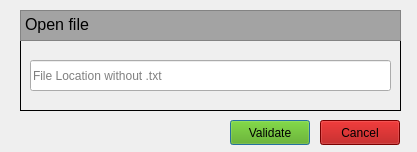
<?xml version="1.0" encoding="UTF-8"?>
<ui version="4.0">
 <class>loadwindow</class>
 <widget class="QDialog" name="loadwindow">
  <property name="geometry">
   <rect>
    <x>0</x>
    <y>0</y>
    <width>417</width>
    <height>152</height>
   </rect>
  </property>
  <property name="minimumSize">
   <size>
    <width>417</width>
    <height>152</height>
   </size>
  </property>
  <property name="maximumSize">
   <size>
    <width>417</width>
    <height>152</height>
   </size>
  </property>
  <property name="windowTitle">
   <string>Load file</string>
  </property>
  <property name="whatsThis">
   <string>&lt;html&gt;&lt;head/&gt;&lt;body&gt;&lt;p&gt;Here, you have to enter the location of the file that you want load.&lt;/p&gt;&lt;p&gt;&lt;a name=&quot;gen-h1-1-00000001&quot;/&gt;&lt;span style=&quot; font-family:'Source Sans Pro','Roboto','San Francisco','Segoe UI','sans-serif'; font-size:14pt; color:#373637;&quot;&gt;⚠&lt;/span&gt;&lt;a name=&quot;gen-h1-1-00000001&quot;/&gt;&lt;span style=&quot; font-family:'Source Sans Pro','Roboto','San Francisco','Segoe UI','sans-serif'; font-size:9pt; color:#ffffff;&quot;&gt;The file extention must be .txt&lt;/span&gt;&lt;/p&gt;&lt;/body&gt;&lt;/html&gt;</string>
  </property>
  <widget class="QFrame" name="frame">
   <property name="geometry">
    <rect>
     <x>20</x>
     <y>10</y>
     <width>381</width>
     <height>101</height>
    </rect>
   </property>
   <property name="frameShape">
    <enum>QFrame::Box</enum>
   </property>
   <property name="frameShadow">
    <enum>QFrame::Plain</enum>
   </property>
   <widget class="QLineEdit" name="LineEdit_location">
    <property name="geometry">
     <rect>
      <x>10</x>
      <y>50</y>
      <width>361</width>
      <height>31</height>
     </rect>
    </property>
    <property name="text">
     <string/>
    </property>
    <property name="dragEnabled">
     <bool>true</bool>
    </property>
    <property name="placeholderText">
     <string>File Location without .txt</string>
    </property>
    <property name="clearButtonEnabled">
     <bool>false</bool>
    </property>
   </widget>
   <widget class="QTextBrowser" name="textBrowser">
    <property name="geometry">
     <rect>
      <x>0</x>
      <y>0</y>
      <width>381</width>
      <height>31</height>
     </rect>
    </property>
    <property name="palette">
     <palette>
      <active>
       <colorrole role="WindowText">
        <brush brushstyle="SolidPattern">
         <color alpha="255">
          <red>0</red>
          <green>0</green>
          <blue>0</blue>
         </color>
        </brush>
       </colorrole>
       <colorrole role="Button">
        <brush brushstyle="SolidPattern">
         <color alpha="255">
          <red>170</red>
          <green>170</green>
          <blue>170</blue>
         </color>
        </brush>
       </colorrole>
       <colorrole role="Light">
        <brush brushstyle="SolidPattern">
         <color alpha="255">
          <red>255</red>
          <green>255</green>
          <blue>255</blue>
         </color>
        </brush>
       </colorrole>
       <colorrole role="Midlight">
        <brush brushstyle="SolidPattern">
         <color alpha="255">
          <red>212</red>
          <green>212</green>
          <blue>212</blue>
         </color>
        </brush>
       </colorrole>
       <colorrole role="Dark">
        <brush brushstyle="SolidPattern">
         <color alpha="255">
          <red>85</red>
          <green>85</green>
          <blue>85</blue>
         </color>
        </brush>
       </colorrole>
       <colorrole role="Mid">
        <brush brushstyle="SolidPattern">
         <color alpha="255">
          <red>113</red>
          <green>113</green>
          <blue>113</blue>
         </color>
        </brush>
       </colorrole>
       <colorrole role="Text">
        <brush brushstyle="SolidPattern">
         <color alpha="255">
          <red>0</red>
          <green>0</green>
          <blue>0</blue>
         </color>
        </brush>
       </colorrole>
       <colorrole role="BrightText">
        <brush brushstyle="SolidPattern">
         <color alpha="255">
          <red>255</red>
          <green>255</green>
          <blue>255</blue>
         </color>
        </brush>
       </colorrole>
       <colorrole role="ButtonText">
        <brush brushstyle="SolidPattern">
         <color alpha="255">
          <red>0</red>
          <green>0</green>
          <blue>0</blue>
         </color>
        </brush>
       </colorrole>
       <colorrole role="Base">
        <brush brushstyle="SolidPattern">
         <color alpha="255">
          <red>163</red>
          <green>163</green>
          <blue>163</blue>
         </color>
        </brush>
       </colorrole>
       <colorrole role="Window">
        <brush brushstyle="SolidPattern">
         <color alpha="255">
          <red>170</red>
          <green>170</green>
          <blue>170</blue>
         </color>
        </brush>
       </colorrole>
       <colorrole role="Shadow">
        <brush brushstyle="SolidPattern">
         <color alpha="255">
          <red>0</red>
          <green>0</green>
          <blue>0</blue>
         </color>
        </brush>
       </colorrole>
       <colorrole role="AlternateBase">
        <brush brushstyle="SolidPattern">
         <color alpha="255">
          <red>212</red>
          <green>212</green>
          <blue>212</blue>
         </color>
        </brush>
       </colorrole>
       <colorrole role="ToolTipBase">
        <brush brushstyle="SolidPattern">
         <color alpha="255">
          <red>255</red>
          <green>255</green>
          <blue>220</blue>
         </color>
        </brush>
       </colorrole>
       <colorrole role="ToolTipText">
        <brush brushstyle="SolidPattern">
         <color alpha="255">
          <red>0</red>
          <green>0</green>
          <blue>0</blue>
         </color>
        </brush>
       </colorrole>
       <colorrole role="PlaceholderText">
        <brush brushstyle="SolidPattern">
         <color alpha="128">
          <red>0</red>
          <green>0</green>
          <blue>0</blue>
         </color>
        </brush>
       </colorrole>
      </active>
      <inactive>
       <colorrole role="WindowText">
        <brush brushstyle="SolidPattern">
         <color alpha="255">
          <red>0</red>
          <green>0</green>
          <blue>0</blue>
         </color>
        </brush>
       </colorrole>
       <colorrole role="Button">
        <brush brushstyle="SolidPattern">
         <color alpha="255">
          <red>170</red>
          <green>170</green>
          <blue>170</blue>
         </color>
        </brush>
       </colorrole>
       <colorrole role="Light">
        <brush brushstyle="SolidPattern">
         <color alpha="255">
          <red>255</red>
          <green>255</green>
          <blue>255</blue>
         </color>
        </brush>
       </colorrole>
       <colorrole role="Midlight">
        <brush brushstyle="SolidPattern">
         <color alpha="255">
          <red>212</red>
          <green>212</green>
          <blue>212</blue>
         </color>
        </brush>
       </colorrole>
       <colorrole role="Dark">
        <brush brushstyle="SolidPattern">
         <color alpha="255">
          <red>85</red>
          <green>85</green>
          <blue>85</blue>
         </color>
        </brush>
       </colorrole>
       <colorrole role="Mid">
        <brush brushstyle="SolidPattern">
         <color alpha="255">
          <red>113</red>
          <green>113</green>
          <blue>113</blue>
         </color>
        </brush>
       </colorrole>
       <colorrole role="Text">
        <brush brushstyle="SolidPattern">
         <color alpha="255">
          <red>0</red>
          <green>0</green>
          <blue>0</blue>
         </color>
        </brush>
       </colorrole>
       <colorrole role="BrightText">
        <brush brushstyle="SolidPattern">
         <color alpha="255">
          <red>255</red>
          <green>255</green>
          <blue>255</blue>
         </color>
        </brush>
       </colorrole>
       <colorrole role="ButtonText">
        <brush brushstyle="SolidPattern">
         <color alpha="255">
          <red>0</red>
          <green>0</green>
          <blue>0</blue>
         </color>
        </brush>
       </colorrole>
       <colorrole role="Base">
        <brush brushstyle="SolidPattern">
         <color alpha="255">
          <red>163</red>
          <green>163</green>
          <blue>163</blue>
         </color>
        </brush>
       </colorrole>
       <colorrole role="Window">
        <brush brushstyle="SolidPattern">
         <color alpha="255">
          <red>170</red>
          <green>170</green>
          <blue>170</blue>
         </color>
        </brush>
       </colorrole>
       <colorrole role="Shadow">
        <brush brushstyle="SolidPattern">
         <color alpha="255">
          <red>0</red>
          <green>0</green>
          <blue>0</blue>
         </color>
        </brush>
       </colorrole>
       <colorrole role="AlternateBase">
        <brush brushstyle="SolidPattern">
         <color alpha="255">
          <red>212</red>
          <green>212</green>
          <blue>212</blue>
         </color>
        </brush>
       </colorrole>
       <colorrole role="ToolTipBase">
        <brush brushstyle="SolidPattern">
         <color alpha="255">
          <red>255</red>
          <green>255</green>
          <blue>220</blue>
         </color>
        </brush>
       </colorrole>
       <colorrole role="ToolTipText">
        <brush brushstyle="SolidPattern">
         <color alpha="255">
          <red>0</red>
          <green>0</green>
          <blue>0</blue>
         </color>
        </brush>
       </colorrole>
       <colorrole role="PlaceholderText">
        <brush brushstyle="SolidPattern">
         <color alpha="128">
          <red>0</red>
          <green>0</green>
          <blue>0</blue>
         </color>
        </brush>
       </colorrole>
      </inactive>
      <disabled>
       <colorrole role="WindowText">
        <brush brushstyle="SolidPattern">
         <color alpha="255">
          <red>85</red>
          <green>85</green>
          <blue>85</blue>
         </color>
        </brush>
       </colorrole>
       <colorrole role="Button">
        <brush brushstyle="SolidPattern">
         <color alpha="255">
          <red>170</red>
          <green>170</green>
          <blue>170</blue>
         </color>
        </brush>
       </colorrole>
       <colorrole role="Light">
        <brush brushstyle="SolidPattern">
         <color alpha="255">
          <red>255</red>
          <green>255</green>
          <blue>255</blue>
         </color>
        </brush>
       </colorrole>
       <colorrole role="Midlight">
        <brush brushstyle="SolidPattern">
         <color alpha="255">
          <red>212</red>
          <green>212</green>
          <blue>212</blue>
         </color>
        </brush>
       </colorrole>
       <colorrole role="Dark">
        <brush brushstyle="SolidPattern">
         <color alpha="255">
          <red>85</red>
          <green>85</green>
          <blue>85</blue>
         </color>
        </brush>
       </colorrole>
       <colorrole role="Mid">
        <brush brushstyle="SolidPattern">
         <color alpha="255">
          <red>113</red>
          <green>113</green>
          <blue>113</blue>
         </color>
        </brush>
       </colorrole>
       <colorrole role="Text">
        <brush brushstyle="SolidPattern">
         <color alpha="255">
          <red>85</red>
          <green>85</green>
          <blue>85</blue>
         </color>
        </brush>
       </colorrole>
       <colorrole role="BrightText">
        <brush brushstyle="SolidPattern">
         <color alpha="255">
          <red>255</red>
          <green>255</green>
          <blue>255</blue>
         </color>
        </brush>
       </colorrole>
       <colorrole role="ButtonText">
        <brush brushstyle="SolidPattern">
         <color alpha="255">
          <red>85</red>
          <green>85</green>
          <blue>85</blue>
         </color>
        </brush>
       </colorrole>
       <colorrole role="Base">
        <brush brushstyle="SolidPattern">
         <color alpha="255">
          <red>170</red>
          <green>170</green>
          <blue>170</blue>
         </color>
        </brush>
       </colorrole>
       <colorrole role="Window">
        <brush brushstyle="SolidPattern">
         <color alpha="255">
          <red>170</red>
          <green>170</green>
          <blue>170</blue>
         </color>
        </brush>
       </colorrole>
       <colorrole role="Shadow">
        <brush brushstyle="SolidPattern">
         <color alpha="255">
          <red>0</red>
          <green>0</green>
          <blue>0</blue>
         </color>
        </brush>
       </colorrole>
       <colorrole role="AlternateBase">
        <brush brushstyle="SolidPattern">
         <color alpha="255">
          <red>170</red>
          <green>170</green>
          <blue>170</blue>
         </color>
        </brush>
       </colorrole>
       <colorrole role="ToolTipBase">
        <brush brushstyle="SolidPattern">
         <color alpha="255">
          <red>255</red>
          <green>255</green>
          <blue>220</blue>
         </color>
        </brush>
       </colorrole>
       <colorrole role="ToolTipText">
        <brush brushstyle="SolidPattern">
         <color alpha="255">
          <red>0</red>
          <green>0</green>
          <blue>0</blue>
         </color>
        </brush>
       </colorrole>
       <colorrole role="PlaceholderText">
        <brush brushstyle="SolidPattern">
         <color alpha="128">
          <red>0</red>
          <green>0</green>
          <blue>0</blue>
         </color>
        </brush>
       </colorrole>
      </disabled>
     </palette>
    </property>
    <property name="verticalScrollBarPolicy">
     <enum>Qt::ScrollBarAlwaysOff</enum>
    </property>
    <property name="html">
     <string>&lt;!DOCTYPE HTML PUBLIC &quot;-//W3C//DTD HTML 4.0//EN&quot; &quot;http://www.w3.org/TR/REC-html40/strict.dtd&quot;&gt;
&lt;html&gt;&lt;head&gt;&lt;meta name=&quot;qrichtext&quot; content=&quot;1&quot; /&gt;&lt;style type=&quot;text/css&quot;&gt;
p, li { white-space: pre-wrap; }
&lt;/style&gt;&lt;/head&gt;&lt;body style=&quot; font-family:'MS Shell Dlg 2'; font-size:7.8pt; font-weight:400; font-style:normal;&quot;&gt;
&lt;p style=&quot; margin-top:0px; margin-bottom:0px; margin-left:0px; margin-right:0px; -qt-block-indent:0; text-indent:0px;&quot;&gt;&lt;span style=&quot; font-size:12pt;&quot;&gt;Open file&lt;/span&gt;&lt;/p&gt;
&lt;p style=&quot;-qt-paragraph-type:empty; margin-top:0px; margin-bottom:0px; margin-left:0px; margin-right:0px; -qt-block-indent:0; text-indent:0px; font-size:12pt;&quot;&gt;&lt;br /&gt;&lt;/p&gt;&lt;/body&gt;&lt;/html&gt;</string>
    </property>
   </widget>
  </widget>
  <widget class="QPushButton" name="PushButton_valide">
   <property name="geometry">
    <rect>
     <x>230</x>
     <y>120</y>
     <width>80</width>
     <height>25</height>
    </rect>
   </property>
   <property name="palette">
    <palette>
     <active>
      <colorrole role="WindowText">
       <brush brushstyle="SolidPattern">
        <color alpha="255">
         <red>0</red>
         <green>0</green>
         <blue>0</blue>
        </color>
       </brush>
      </colorrole>
      <colorrole role="Button">
       <brush brushstyle="SolidPattern">
        <color alpha="255">
         <red>85</red>
         <green>170</green>
         <blue>0</blue>
        </color>
       </brush>
      </colorrole>
      <colorrole role="Light">
       <brush brushstyle="SolidPattern">
        <color alpha="255">
         <red>128</red>
         <green>255</green>
         <blue>0</blue>
        </color>
       </brush>
      </colorrole>
      <colorrole role="Midlight">
       <brush brushstyle="SolidPattern">
        <color alpha="255">
         <red>106</red>
         <green>212</green>
         <blue>0</blue>
        </color>
       </brush>
      </colorrole>
      <colorrole role="Dark">
       <brush brushstyle="SolidPattern">
        <color alpha="255">
         <red>43</red>
         <green>85</green>
         <blue>0</blue>
        </color>
       </brush>
      </colorrole>
      <colorrole role="Mid">
       <brush brushstyle="SolidPattern">
        <color alpha="255">
         <red>57</red>
         <green>113</green>
         <blue>0</blue>
        </color>
       </brush>
      </colorrole>
      <colorrole role="Text">
       <brush brushstyle="SolidPattern">
        <color alpha="255">
         <red>0</red>
         <green>0</green>
         <blue>0</blue>
        </color>
       </brush>
      </colorrole>
      <colorrole role="BrightText">
       <brush brushstyle="SolidPattern">
        <color alpha="255">
         <red>255</red>
         <green>255</green>
         <blue>255</blue>
        </color>
       </brush>
      </colorrole>
      <colorrole role="ButtonText">
       <brush brushstyle="SolidPattern">
        <color alpha="255">
         <red>0</red>
         <green>0</green>
         <blue>0</blue>
        </color>
       </brush>
      </colorrole>
      <colorrole role="Base">
       <brush brushstyle="SolidPattern">
        <color alpha="255">
         <red>255</red>
         <green>255</green>
         <blue>255</blue>
        </color>
       </brush>
      </colorrole>
      <colorrole role="Window">
       <brush brushstyle="SolidPattern">
        <color alpha="255">
         <red>85</red>
         <green>170</green>
         <blue>0</blue>
        </color>
       </brush>
      </colorrole>
      <colorrole role="Shadow">
       <brush brushstyle="SolidPattern">
        <color alpha="255">
         <red>0</red>
         <green>0</green>
         <blue>0</blue>
        </color>
       </brush>
      </colorrole>
      <colorrole role="AlternateBase">
       <brush brushstyle="SolidPattern">
        <color alpha="255">
         <red>170</red>
         <green>212</green>
         <blue>127</blue>
        </color>
       </brush>
      </colorrole>
      <colorrole role="ToolTipBase">
       <brush brushstyle="SolidPattern">
        <color alpha="255">
         <red>255</red>
         <green>255</green>
         <blue>220</blue>
        </color>
       </brush>
      </colorrole>
      <colorrole role="ToolTipText">
       <brush brushstyle="SolidPattern">
        <color alpha="255">
         <red>0</red>
         <green>0</green>
         <blue>0</blue>
        </color>
       </brush>
      </colorrole>
      <colorrole role="PlaceholderText">
       <brush brushstyle="SolidPattern">
        <color alpha="128">
         <red>0</red>
         <green>0</green>
         <blue>0</blue>
        </color>
       </brush>
      </colorrole>
     </active>
     <inactive>
      <colorrole role="WindowText">
       <brush brushstyle="SolidPattern">
        <color alpha="255">
         <red>0</red>
         <green>0</green>
         <blue>0</blue>
        </color>
       </brush>
      </colorrole>
      <colorrole role="Button">
       <brush brushstyle="SolidPattern">
        <color alpha="255">
         <red>85</red>
         <green>170</green>
         <blue>0</blue>
        </color>
       </brush>
      </colorrole>
      <colorrole role="Light">
       <brush brushstyle="SolidPattern">
        <color alpha="255">
         <red>128</red>
         <green>255</green>
         <blue>0</blue>
        </color>
       </brush>
      </colorrole>
      <colorrole role="Midlight">
       <brush brushstyle="SolidPattern">
        <color alpha="255">
         <red>106</red>
         <green>212</green>
         <blue>0</blue>
        </color>
       </brush>
      </colorrole>
      <colorrole role="Dark">
       <brush brushstyle="SolidPattern">
        <color alpha="255">
         <red>43</red>
         <green>85</green>
         <blue>0</blue>
        </color>
       </brush>
      </colorrole>
      <colorrole role="Mid">
       <brush brushstyle="SolidPattern">
        <color alpha="255">
         <red>57</red>
         <green>113</green>
         <blue>0</blue>
        </color>
       </brush>
      </colorrole>
      <colorrole role="Text">
       <brush brushstyle="SolidPattern">
        <color alpha="255">
         <red>0</red>
         <green>0</green>
         <blue>0</blue>
        </color>
       </brush>
      </colorrole>
      <colorrole role="BrightText">
       <brush brushstyle="SolidPattern">
        <color alpha="255">
         <red>255</red>
         <green>255</green>
         <blue>255</blue>
        </color>
       </brush>
      </colorrole>
      <colorrole role="ButtonText">
       <brush brushstyle="SolidPattern">
        <color alpha="255">
         <red>0</red>
         <green>0</green>
         <blue>0</blue>
        </color>
       </brush>
      </colorrole>
      <colorrole role="Base">
       <brush brushstyle="SolidPattern">
        <color alpha="255">
         <red>255</red>
         <green>255</green>
         <blue>255</blue>
        </color>
       </brush>
      </colorrole>
      <colorrole role="Window">
       <brush brushstyle="SolidPattern">
        <color alpha="255">
         <red>85</red>
         <green>170</green>
         <blue>0</blue>
        </color>
       </brush>
      </colorrole>
      <colorrole role="Shadow">
       <brush brushstyle="SolidPattern">
        <color alpha="255">
         <red>0</red>
         <green>0</green>
         <blue>0</blue>
        </color>
       </brush>
      </colorrole>
      <colorrole role="AlternateBase">
       <brush brushstyle="SolidPattern">
        <color alpha="255">
         <red>170</red>
         <green>212</green>
         <blue>127</blue>
        </color>
       </brush>
      </colorrole>
      <colorrole role="ToolTipBase">
       <brush brushstyle="SolidPattern">
        <color alpha="255">
         <red>255</red>
         <green>255</green>
         <blue>220</blue>
        </color>
       </brush>
      </colorrole>
      <colorrole role="ToolTipText">
       <brush brushstyle="SolidPattern">
        <color alpha="255">
         <red>0</red>
         <green>0</green>
         <blue>0</blue>
        </color>
       </brush>
      </colorrole>
      <colorrole role="PlaceholderText">
       <brush brushstyle="SolidPattern">
        <color alpha="128">
         <red>0</red>
         <green>0</green>
         <blue>0</blue>
        </color>
       </brush>
      </colorrole>
     </inactive>
     <disabled>
      <colorrole role="WindowText">
       <brush brushstyle="SolidPattern">
        <color alpha="255">
         <red>43</red>
         <green>85</green>
         <blue>0</blue>
        </color>
       </brush>
      </colorrole>
      <colorrole role="Button">
       <brush brushstyle="SolidPattern">
        <color alpha="255">
         <red>85</red>
         <green>170</green>
         <blue>0</blue>
        </color>
       </brush>
      </colorrole>
      <colorrole role="Light">
       <brush brushstyle="SolidPattern">
        <color alpha="255">
         <red>128</red>
         <green>255</green>
         <blue>0</blue>
        </color>
       </brush>
      </colorrole>
      <colorrole role="Midlight">
       <brush brushstyle="SolidPattern">
        <color alpha="255">
         <red>106</red>
         <green>212</green>
         <blue>0</blue>
        </color>
       </brush>
      </colorrole>
      <colorrole role="Dark">
       <brush brushstyle="SolidPattern">
        <color alpha="255">
         <red>43</red>
         <green>85</green>
         <blue>0</blue>
        </color>
       </brush>
      </colorrole>
      <colorrole role="Mid">
       <brush brushstyle="SolidPattern">
        <color alpha="255">
         <red>57</red>
         <green>113</green>
         <blue>0</blue>
        </color>
       </brush>
      </colorrole>
      <colorrole role="Text">
       <brush brushstyle="SolidPattern">
        <color alpha="255">
         <red>43</red>
         <green>85</green>
         <blue>0</blue>
        </color>
       </brush>
      </colorrole>
      <colorrole role="BrightText">
       <brush brushstyle="SolidPattern">
        <color alpha="255">
         <red>255</red>
         <green>255</green>
         <blue>255</blue>
        </color>
       </brush>
      </colorrole>
      <colorrole role="ButtonText">
       <brush brushstyle="SolidPattern">
        <color alpha="255">
         <red>43</red>
         <green>85</green>
         <blue>0</blue>
        </color>
       </brush>
      </colorrole>
      <colorrole role="Base">
       <brush brushstyle="SolidPattern">
        <color alpha="255">
         <red>85</red>
         <green>170</green>
         <blue>0</blue>
        </color>
       </brush>
      </colorrole>
      <colorrole role="Window">
       <brush brushstyle="SolidPattern">
        <color alpha="255">
         <red>85</red>
         <green>170</green>
         <blue>0</blue>
        </color>
       </brush>
      </colorrole>
      <colorrole role="Shadow">
       <brush brushstyle="SolidPattern">
        <color alpha="255">
         <red>0</red>
         <green>0</green>
         <blue>0</blue>
        </color>
       </brush>
      </colorrole>
      <colorrole role="AlternateBase">
       <brush brushstyle="SolidPattern">
        <color alpha="255">
         <red>85</red>
         <green>170</green>
         <blue>0</blue>
        </color>
       </brush>
      </colorrole>
      <colorrole role="ToolTipBase">
       <brush brushstyle="SolidPattern">
        <color alpha="255">
         <red>255</red>
         <green>255</green>
         <blue>220</blue>
        </color>
       </brush>
      </colorrole>
      <colorrole role="ToolTipText">
       <brush brushstyle="SolidPattern">
        <color alpha="255">
         <red>0</red>
         <green>0</green>
         <blue>0</blue>
        </color>
       </brush>
      </colorrole>
      <colorrole role="PlaceholderText">
       <brush brushstyle="SolidPattern">
        <color alpha="128">
         <red>0</red>
         <green>0</green>
         <blue>0</blue>
        </color>
       </brush>
      </colorrole>
     </disabled>
    </palette>
   </property>
   <property name="font">
    <font>
     <weight>50</weight>
     <bold>false</bold>
    </font>
   </property>
   <property name="autoFillBackground">
    <bool>false</bool>
   </property>
   <property name="text">
    <string>Validate</string>
   </property>
   <property name="autoDefault">
    <bool>true</bool>
   </property>
   <property name="default">
    <bool>false</bool>
   </property>
   <property name="flat">
    <bool>false</bool>
   </property>
  </widget>
  <widget class="QPushButton" name="Button_cancel">
   <property name="geometry">
    <rect>
     <x>320</x>
     <y>120</y>
     <width>80</width>
     <height>25</height>
    </rect>
   </property>
   <property name="palette">
    <palette>
     <active>
      <colorrole role="WindowText">
       <brush brushstyle="SolidPattern">
        <color alpha="255">
         <red>0</red>
         <green>0</green>
         <blue>0</blue>
        </color>
       </brush>
      </colorrole>
      <colorrole role="Button">
       <brush brushstyle="SolidPattern">
        <color alpha="255">
         <red>170</red>
         <green>0</green>
         <blue>0</blue>
        </color>
       </brush>
      </colorrole>
      <colorrole role="Light">
       <brush brushstyle="SolidPattern">
        <color alpha="255">
         <red>255</red>
         <green>0</green>
         <blue>0</blue>
        </color>
       </brush>
      </colorrole>
      <colorrole role="Midlight">
       <brush brushstyle="SolidPattern">
        <color alpha="255">
         <red>212</red>
         <green>0</green>
         <blue>0</blue>
        </color>
       </brush>
      </colorrole>
      <colorrole role="Dark">
       <brush brushstyle="SolidPattern">
        <color alpha="255">
         <red>85</red>
         <green>0</green>
         <blue>0</blue>
        </color>
       </brush>
      </colorrole>
      <colorrole role="Mid">
       <brush brushstyle="SolidPattern">
        <color alpha="255">
         <red>113</red>
         <green>0</green>
         <blue>0</blue>
        </color>
       </brush>
      </colorrole>
      <colorrole role="Text">
       <brush brushstyle="SolidPattern">
        <color alpha="255">
         <red>0</red>
         <green>0</green>
         <blue>0</blue>
        </color>
       </brush>
      </colorrole>
      <colorrole role="BrightText">
       <brush brushstyle="SolidPattern">
        <color alpha="255">
         <red>255</red>
         <green>255</green>
         <blue>255</blue>
        </color>
       </brush>
      </colorrole>
      <colorrole role="ButtonText">
       <brush brushstyle="SolidPattern">
        <color alpha="255">
         <red>0</red>
         <green>0</green>
         <blue>0</blue>
        </color>
       </brush>
      </colorrole>
      <colorrole role="Base">
       <brush brushstyle="SolidPattern">
        <color alpha="255">
         <red>255</red>
         <green>255</green>
         <blue>255</blue>
        </color>
       </brush>
      </colorrole>
      <colorrole role="Window">
       <brush brushstyle="SolidPattern">
        <color alpha="255">
         <red>170</red>
         <green>0</green>
         <blue>0</blue>
        </color>
       </brush>
      </colorrole>
      <colorrole role="Shadow">
       <brush brushstyle="SolidPattern">
        <color alpha="255">
         <red>0</red>
         <green>0</green>
         <blue>0</blue>
        </color>
       </brush>
      </colorrole>
      <colorrole role="AlternateBase">
       <brush brushstyle="SolidPattern">
        <color alpha="255">
         <red>212</red>
         <green>127</green>
         <blue>127</blue>
        </color>
       </brush>
      </colorrole>
      <colorrole role="ToolTipBase">
       <brush brushstyle="SolidPattern">
        <color alpha="255">
         <red>255</red>
         <green>255</green>
         <blue>220</blue>
        </color>
       </brush>
      </colorrole>
      <colorrole role="ToolTipText">
       <brush brushstyle="SolidPattern">
        <color alpha="255">
         <red>0</red>
         <green>0</green>
         <blue>0</blue>
        </color>
       </brush>
      </colorrole>
      <colorrole role="PlaceholderText">
       <brush brushstyle="SolidPattern">
        <color alpha="128">
         <red>0</red>
         <green>0</green>
         <blue>0</blue>
        </color>
       </brush>
      </colorrole>
     </active>
     <inactive>
      <colorrole role="WindowText">
       <brush brushstyle="SolidPattern">
        <color alpha="255">
         <red>0</red>
         <green>0</green>
         <blue>0</blue>
        </color>
       </brush>
      </colorrole>
      <colorrole role="Button">
       <brush brushstyle="SolidPattern">
        <color alpha="255">
         <red>170</red>
         <green>0</green>
         <blue>0</blue>
        </color>
       </brush>
      </colorrole>
      <colorrole role="Light">
       <brush brushstyle="SolidPattern">
        <color alpha="255">
         <red>255</red>
         <green>0</green>
         <blue>0</blue>
        </color>
       </brush>
      </colorrole>
      <colorrole role="Midlight">
       <brush brushstyle="SolidPattern">
        <color alpha="255">
         <red>212</red>
         <green>0</green>
         <blue>0</blue>
        </color>
       </brush>
      </colorrole>
      <colorrole role="Dark">
       <brush brushstyle="SolidPattern">
        <color alpha="255">
         <red>85</red>
         <green>0</green>
         <blue>0</blue>
        </color>
       </brush>
      </colorrole>
      <colorrole role="Mid">
       <brush brushstyle="SolidPattern">
        <color alpha="255">
         <red>113</red>
         <green>0</green>
         <blue>0</blue>
        </color>
       </brush>
      </colorrole>
      <colorrole role="Text">
       <brush brushstyle="SolidPattern">
        <color alpha="255">
         <red>0</red>
         <green>0</green>
         <blue>0</blue>
        </color>
       </brush>
      </colorrole>
      <colorrole role="BrightText">
       <brush brushstyle="SolidPattern">
        <color alpha="255">
         <red>255</red>
         <green>255</green>
         <blue>255</blue>
        </color>
       </brush>
      </colorrole>
      <colorrole role="ButtonText">
       <brush brushstyle="SolidPattern">
        <color alpha="255">
         <red>0</red>
         <green>0</green>
         <blue>0</blue>
        </color>
       </brush>
      </colorrole>
      <colorrole role="Base">
       <brush brushstyle="SolidPattern">
        <color alpha="255">
         <red>255</red>
         <green>255</green>
         <blue>255</blue>
        </color>
       </brush>
      </colorrole>
      <colorrole role="Window">
       <brush brushstyle="SolidPattern">
        <color alpha="255">
         <red>170</red>
         <green>0</green>
         <blue>0</blue>
        </color>
       </brush>
      </colorrole>
      <colorrole role="Shadow">
       <brush brushstyle="SolidPattern">
        <color alpha="255">
         <red>0</red>
         <green>0</green>
         <blue>0</blue>
        </color>
       </brush>
      </colorrole>
      <colorrole role="AlternateBase">
       <brush brushstyle="SolidPattern">
        <color alpha="255">
         <red>212</red>
         <green>127</green>
         <blue>127</blue>
        </color>
       </brush>
      </colorrole>
      <colorrole role="ToolTipBase">
       <brush brushstyle="SolidPattern">
        <color alpha="255">
         <red>255</red>
         <green>255</green>
         <blue>220</blue>
        </color>
       </brush>
      </colorrole>
      <colorrole role="ToolTipText">
       <brush brushstyle="SolidPattern">
        <color alpha="255">
         <red>0</red>
         <green>0</green>
         <blue>0</blue>
        </color>
       </brush>
      </colorrole>
      <colorrole role="PlaceholderText">
       <brush brushstyle="SolidPattern">
        <color alpha="128">
         <red>0</red>
         <green>0</green>
         <blue>0</blue>
        </color>
       </brush>
      </colorrole>
     </inactive>
     <disabled>
      <colorrole role="WindowText">
       <brush brushstyle="SolidPattern">
        <color alpha="255">
         <red>85</red>
         <green>0</green>
         <blue>0</blue>
        </color>
       </brush>
      </colorrole>
      <colorrole role="Button">
       <brush brushstyle="SolidPattern">
        <color alpha="255">
         <red>170</red>
         <green>0</green>
         <blue>0</blue>
        </color>
       </brush>
      </colorrole>
      <colorrole role="Light">
       <brush brushstyle="SolidPattern">
        <color alpha="255">
         <red>255</red>
         <green>0</green>
         <blue>0</blue>
        </color>
       </brush>
      </colorrole>
      <colorrole role="Midlight">
       <brush brushstyle="SolidPattern">
        <color alpha="255">
         <red>212</red>
         <green>0</green>
         <blue>0</blue>
        </color>
       </brush>
      </colorrole>
      <colorrole role="Dark">
       <brush brushstyle="SolidPattern">
        <color alpha="255">
         <red>85</red>
         <green>0</green>
         <blue>0</blue>
        </color>
       </brush>
      </colorrole>
      <colorrole role="Mid">
       <brush brushstyle="SolidPattern">
        <color alpha="255">
         <red>113</red>
         <green>0</green>
         <blue>0</blue>
        </color>
       </brush>
      </colorrole>
      <colorrole role="Text">
       <brush brushstyle="SolidPattern">
        <color alpha="255">
         <red>85</red>
         <green>0</green>
         <blue>0</blue>
        </color>
       </brush>
      </colorrole>
      <colorrole role="BrightText">
       <brush brushstyle="SolidPattern">
        <color alpha="255">
         <red>255</red>
         <green>255</green>
         <blue>255</blue>
        </color>
       </brush>
      </colorrole>
      <colorrole role="ButtonText">
       <brush brushstyle="SolidPattern">
        <color alpha="255">
         <red>85</red>
         <green>0</green>
         <blue>0</blue>
        </color>
       </brush>
      </colorrole>
      <colorrole role="Base">
       <brush brushstyle="SolidPattern">
        <color alpha="255">
         <red>170</red>
         <green>0</green>
         <blue>0</blue>
        </color>
       </brush>
      </colorrole>
      <colorrole role="Window">
       <brush brushstyle="SolidPattern">
        <color alpha="255">
         <red>170</red>
         <green>0</green>
         <blue>0</blue>
        </color>
       </brush>
      </colorrole>
      <colorrole role="Shadow">
       <brush brushstyle="SolidPattern">
        <color alpha="255">
         <red>0</red>
         <green>0</green>
         <blue>0</blue>
        </color>
       </brush>
      </colorrole>
      <colorrole role="AlternateBase">
       <brush brushstyle="SolidPattern">
        <color alpha="255">
         <red>170</red>
         <green>0</green>
         <blue>0</blue>
        </color>
       </brush>
      </colorrole>
      <colorrole role="ToolTipBase">
       <brush brushstyle="SolidPattern">
        <color alpha="255">
         <red>255</red>
         <green>255</green>
         <blue>220</blue>
        </color>
       </brush>
      </colorrole>
      <colorrole role="ToolTipText">
       <brush brushstyle="SolidPattern">
        <color alpha="255">
         <red>0</red>
         <green>0</green>
         <blue>0</blue>
        </color>
       </brush>
      </colorrole>
      <colorrole role="PlaceholderText">
       <brush brushstyle="SolidPattern">
        <color alpha="128">
         <red>0</red>
         <green>0</green>
         <blue>0</blue>
        </color>
       </brush>
      </colorrole>
     </disabled>
    </palette>
   </property>
   <property name="text">
    <string>Cancel</string>
   </property>
  </widget>
 </widget>
 <resources/>
 <connections/>
</ui>
